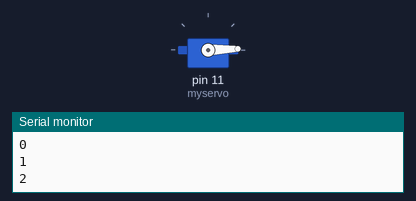
Recording of a sketch running on a simulated Arduino Uno, built with avr-gcc and run on an emulated ATmega328P. On the bench: servo, the last lines printed to the serial monitor.

Above: at 0.05 s.
At 1.75 s:
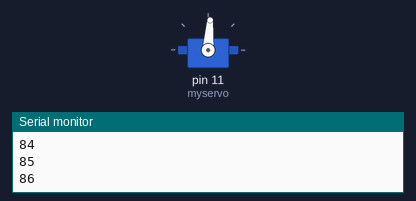
At 3.5 s:
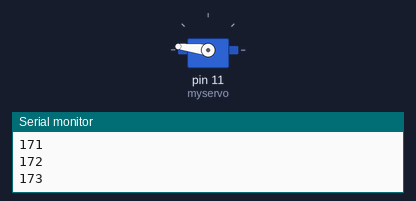
At 6.95 s:
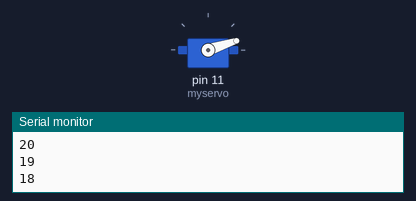
Timing chart, 0 to 9.5 s (numbered marks = the images above):
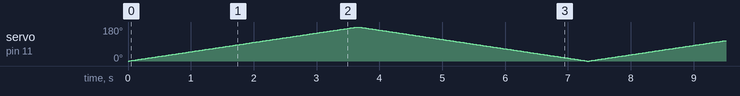

The sketch:

pyservo.ino
```cpp
#include <Servo.h>

Servo myservo;  // create servo object to control a servo
// twelve servo objects can be created on most boards

int pos = 0;    // variable to store the servo position

void setup() {
  myservo.attach(11);  // attaches the servo on pin 9 to the servo object
  Serial.begin(9600);
}

void loop() {
  for (pos = 0; pos <= 180; pos += 1) { // goes from 0 degrees to 180 degrees
    // in steps of 1 degree
    myservo.write(pos);            // tell servo to go to position in variable 'pos'
    Serial.println(pos);
    delay(20);                       // waits 15ms for the servo to reach the position
  }
  for (pos = 180; pos >= 0; pos -= 1) { // goes from 180 degrees to 0 degrees
    myservo.write(pos);            // tell servo to go to position in variable 'pos'
    Serial.println(pos);
    delay(20);                       // waits 15ms for the servo to reach the position
  }
}
```
